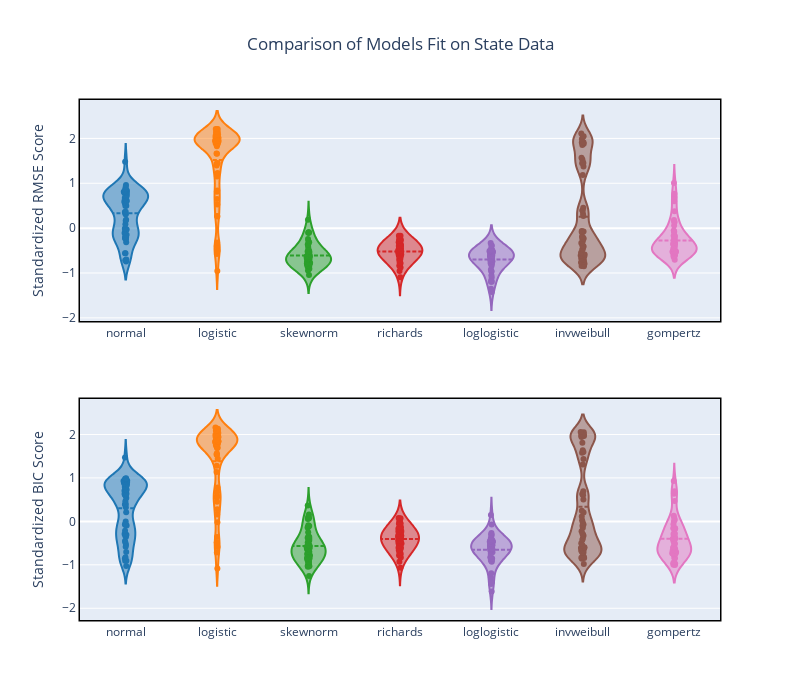

The cell this chart's notebook holds for it:
### Markdown cell above
Clearly, different models do better for different regions. We can get a sense of how good each model is by plotting the distribution of scores with a [violin plot](https://en.wikipedia.org/wiki/Violin_plot).

### Code cell
cols = pc.DEFAULT_PLOTLY_COLORS


fig = make_subplots(rows=2, cols=1)
rmse = compare_models(state_info,'rmse')
bic = compare_models(state_info,'bic')
label = '%{customdata}: %{y:.2f}<extra></extra>'

for i,m in enumerate(rmse.columns):
    fig.add_trace(go.Violin(y=rmse[m], name=m, box_visible=False, meanline_visible=True, bandwidth=0.2,
                            hoveron='points', customdata = rmse.index.values,hovertemplate=label,
                            points='all',jitter=0.1,pointpos=0,line_color=cols[i]),row=1,col=1)
    
    fig.add_trace(go.Violin(y=bic[m],name=m,box_visible=False,meanline_visible=True, bandwidth=0.2,
                            hoveron='points', customdata = rmse.index.values,hovertemplate=label,
                            points='all',jitter=0.1,pointpos=0,line_color=cols[i]),row=2,col=1)
    

fig.update_layout(width=800,height=700,title_text="Comparison of Models Fit on State Data",title_x=0.5,showlegend=False)
fig.update_xaxes(showline=True, linewidth=1.5, linecolor='black', mirror=True)
fig.update_yaxes(showline=True, linewidth=1.5, linecolor='black', mirror=True)
fig.update_yaxes(title="Standardized RMSE Score",row=1,col=1)
fig.update_yaxes(title="Standardized BIC Score",row=2,col=1)
fig.show()

### Figure 1 — Plotly figure (JSON) as saved in the notebook; plotly's stock layout.template omitted (floating-point values rounded to 4 significant figures)
{"data": [{"bandwidth": 0.2, "box": {"visible": false}, "customdata": ["NY", "NJ", "MA", "IL", "CA", "OH", "MI", "PA", "IA", "FL", "CT", "LA", "GA", "TX", "MD", "IN", "VA", "WA", "CO", "NE", "RI", "NC", "TN", "MS", "MO", "AL", "AZ", "WI", "DE", "SC", "MN", "ND", "KY", "NV", "DC", "UT", "AR", "OK", "NM", "KS", "SD", "OR", "ID", "NH", "PR", "WV", "ME", "VT", "HI", "MT", "AK", "WY", "GU"], "hoveron": "points", "hovertemplate": "%{customdata}: %{y:.2f}<extra></extra>", "jitter": 0.1, "line": {"color": "rgb(31, 119, 180)"}, "meanline": {"visible": true}, "name": "normal", "pointpos": 0, "points": "all", "type": "violin", "xaxis": "x", "y": [0.6076, 0.8724, -0.009731, 0.4921, 0.6591, 0.1664, -0.1467, 0.3071, -0.3149, 0.7875, 0.4973, 0.9601, 0.3146, -0.02889, -0.5616, 0.811, -0.2089, -0.2195, 0.7413, -0.2292, -0.2448, 0.6012, 0.8604, 0.5209, 0.7293, -0.7156, 0.8084, 0.8318, -0.07671, 0.6346, 0.3627, -0.1796, -0.01623, 0.8335, 0.3586, 0.8194, 0.5586, 0.84, -0.5623, 0.7002, 0.1891, 0.797, 1.478, 0.6141, -0.111, 0.6733, 0.5783, -0.6973, -0.2405, 0.924, 0.7912, 0.08586, -0.7448], "yaxis": "y"}, {"bandwidth": 0.2, "box": {"visible": false}, "customdata": ["NY", "NJ", "MA", "IL", "CA", "OH", "MI", "PA", "IA", "FL", "CT", "LA", "GA", "TX", "MD", "IN", "VA", "WA", "CO", "NE", "RI", "NC", "TN", "MS", "MO", "AL", "AZ", "WI", "DE", "SC", "MN", "ND", "KY", "NV", "DC", "UT", "AR", "OK", "NM", "KS", "SD", "OR", "ID", "NH", "PR", "WV", "ME", "VT", "HI", "MT", "AK", "WY", "GU"], "hoveron": "points", "hovertemplate": "%{customdata}: %{y:.2f}<extra></extra>", "jitter": 0.1, "line": {"color": "rgb(31, 119, 180)"}, "meanline": {"visible": true}, "name": "normal", "pointpos": 0, "points": "all", "type": "violin", "xaxis": "x2", "y": [0.8184, 0.9906, -0.07085, 0.7256, 0.7363, -0.08575, -0.09269, 0.3901, -0.4885, 0.9289, 0.4658, 0.8455, 0.3243, -0.0543, -0.7072, 0.9538, -0.3085, -0.2129, 0.8511, -0.5392, -0.3377, 0.7788, 0.98, 0.6365, 0.9029, -0.9035, 0.928, 0.9794, -0.4541, 0.5913, 0.3874, -0.5866, -0.3537, 0.9647, 0.3978, 0.9069, 0.5377, 0.9596, -0.828, 0.792, 0.2125, 0.8773, 1.472, 0.6333, -1.03, 0.7028, 0.6126, -0.8518, -0.2923, 0.9356, 0.9217, -0.002397, -0.9089], "yaxis": "y2"}, {"bandwidth": 0.2, "box": {"visible": false}, "customdata": ["NY", "NJ", "MA", "IL", "CA", "OH", "MI", "PA", "IA", "FL", "CT", "LA", "GA", "TX", "MD", "IN", "VA", "WA", "CO", "NE", "RI", "NC", "TN", "MS", "MO", "AL", "AZ", "WI", "DE", "SC", "MN", "ND", "KY", "NV", "DC", "UT", "AR", "OK", "NM", "KS", "SD", "OR", "ID", "NH", "PR", "WV", "ME", "VT", "HI", "MT", "AK", "WY", "GU"], "hoveron": "points", "hovertemplate": "%{customdata}: %{y:.2f}<extra></extra>", "jitter": 0.1, "line": {"color": "rgb(255, 127, 14)"}, "meanline": {"visible": true}, "name": "logistic", "pointpos": 0, "points": "all", "type": "violin", "xaxis": "x", "y": [2.018, 1.823, 2.201, 2.094, 1.993, 1.869, 1.656, 1.98, 0.8388, 1.948, 2.089, 0.259, 2.144, 2.059, 1.395, 1.889, 2.157, -0.5037, 1.957, 1.455, -0.5744, 2.045, 1.88, 1.94, 1.993, 0.6486, 1.861, 1.912, 2.208, 2.008, 1.945, 1.228, 2.21, 1.913, 2.126, 1.889, 1.884, 1.922, 0.811, 1.965, -0.9543, 1.938, 1.442, 2.021, 1.151, 2.015, 2.058, -0.3207, 0.2722, 1.661, 1.946, 0.5278, -0.396], "yaxis": "y"}, {"bandwidth": 0.2, "box": {"visible": false}, "customdata": ["NY", "NJ", "MA", "IL", "CA", "OH", "MI", "PA", "IA", "FL", "CT", "LA", "GA", "TX", "MD", "IN", "VA", "WA", "CO", "NE", "RI", "NC", "TN", "MS", "MO", "AL", "AZ", "WI", "DE", "SC", "MN", "ND", "KY", "NV", "DC", "UT", "AR", "OK", "NM", "KS", "SD", "OR", "ID", "NH", "PR", "WV", "ME", "VT", "HI", "MT", "AK", "WY", "GU"], "hoveron": "points", "hovertemplate": "%{customdata}: %{y:.2f}<extra></extra>", "jitter": 0.1, "line": {"color": "rgb(255, 127, 14)"}, "meanline": {"visible": true}, "name": "logistic", "pointpos": 0, "points": "all", "type": "violin", "xaxis": "x2", "y": [1.842, 1.565, 2.162, 1.976, 1.935, 1.695, 1.532, 1.837, 0.6682, 1.836, 2.096, 0.1579, 2.112, 1.956, 1.28, 1.718, 2.08, -0.5901, 1.872, 1.134, -0.7155, 1.949, 1.755, 1.7, 1.893, 0.5549, 1.69, 1.781, 2.095, 1.98, 1.749, 0.7801, 2.131, 1.798, 2.085, 1.792, 1.797, 1.835, 0.5805, 1.894, -1.083, 1.87, 1.441, 2.003, -0.01761, 1.995, 2.032, -0.3612, 0.2776, 1.539, 1.844, 0.4529, -0.485], "yaxis": "y2"}, {"bandwidth": 0.2, "box": {"visible": false}, "customdata": ["NY", "NJ", "MA", "IL", "CA", "OH", "MI", "PA", "IA", "FL", "CT", "LA", "GA", "TX", "MD", "IN", "VA", "WA", "CO", "NE", "RI", "NC", "TN", "MS", "MO", "AL", "AZ", "WI", "DE", "SC", "MN", "ND", "KY", "NV", "DC", "UT", "AR", "OK", "NM", "KS", "SD", "OR", "ID", "NH", "PR", "WV", "ME", "VT", "HI", "MT", "AK", "WY", "GU"], "hoveron": "points", "hovertemplate": "%{customdata}: %{y:.2f}<extra></extra>", "jitter": 0.1, "line": {"color": "rgb(44, 160, 44)"}, "meanline": {"visible": true}, "name": "skewnorm", "pointpos": 0, "points": "all", "type": "violin", "xaxis": "x", "y": [-0.4725, -0.9436, -0.4207, -0.6617, -0.7994, -0.1022, -0.601, -0.7852, -0.3149, -0.7969, -0.6242, -0.5211, -0.6415, -0.6263, -0.6991, -0.8496, -0.5701, -0.3603, -0.8146, -0.3653, -0.2448, -0.6747, -0.8605, -0.09563, -0.5815, -0.7185, -0.682, -0.8265, -0.6645, -0.7626, -0.1034, -0.287, -0.5484, -0.8415, -0.7732, -0.9025, -0.09219, -0.7784, -0.6221, -0.7025, 0.1891, -0.8479, -0.5129, -0.7947, -1.045, -0.6997, -0.6443, -0.6973, -0.6126, -0.8323, -0.6092, -0.6697, -0.7448], "yaxis": "y"}, {"bandwidth": 0.2, "box": {"visible": false}, "customdata": ["NY", "NJ", "MA", "IL", "CA", "OH", "MI", "PA", "IA", "FL", "CT", "LA", "GA", "TX", "MD", "IN", "VA", "WA", "CO", "NE", "RI", "NC", "TN", "MS", "MO", "AL", "AZ", "WI", "DE", "SC", "MN", "ND", "KY", "NV", "DC", "UT", "AR", "OK", "NM", "KS", "SD", "OR", "ID", "NH", "PR", "WV", "ME", "VT", "HI", "MT", "AK", "WY", "GU"], "hoveron": "points", "hovertemplate": "%{customdata}: %{y:.2f}<extra></extra>", "jitter": 0.1, "line": {"color": "rgb(44, 160, 44)"}, "meanline": {"visible": true}, "name": "skewnorm", "pointpos": 0, "points": "all", "type": "violin", "xaxis": "x2", "y": [-0.4031, -1.257, -0.3394, -0.7862, -0.8781, 0.1577, -0.5493, -0.8478, -0.1288, -0.9362, -0.5881, -0.3796, -0.6426, -0.6033, -0.6214, -1.034, -0.5278, -0.2529, -0.9269, -0.1044, -0.08769, -0.7602, -1.025, 0.1143, -0.5958, -0.62, -0.6971, -1.002, -0.4846, -0.7482, 0.07119, 0.0558, -0.3618, -1.005, -0.8432, -1.042, 0.08821, -0.8832, -0.4241, -0.7385, 0.3658, -0.9512, -0.4439, -0.837, -0.1387, -0.7083, -0.6394, -0.6854, -0.5558, -0.8504, -0.6166, -0.5752, -0.6934], "yaxis": "y2"}, {"bandwidth": 0.2, "box": {"visible": false}, "customdata": ["NY", "NJ", "MA", "IL", "CA", "OH", "MI", "PA", "IA", "FL", "CT", "LA", "GA", "TX", "MD", "IN", "VA", "WA", "CO", "NE", "RI", "NC", "TN", "MS", "MO", "AL", "AZ", "WI", "DE", "SC", "MN", "ND", "KY", "NV", "DC", "UT", "AR", "OK", "NM", "KS", "SD", "OR", "ID", "NH", "PR", "WV", "ME", "VT", "HI", "MT", "AK", "WY", "GU"], "hoveron": "points", "hovertemplate": "%{customdata}: %{y:.2f}<extra></extra>", "jitter": 0.1, "line": {"color": "rgb(214, 39, 40)"}, "meanline": {"visible": true}, "name": "richards", "pointpos": 0, "points": "all", "type": "violin", "xaxis": "x", "y": [-0.6118, -0.1898, -0.5389, -0.4904, -0.3162, -0.3994, -0.6651, -0.7058, -0.5508, -0.5254, -0.3999, -1.096, -0.5441, -0.6305, -0.7854, -0.246, -0.5878, -0.6892, -0.3457, -0.5786, -0.8379, -0.4092, -0.315, -0.2337, -0.5168, -0.566, -0.1684, -0.3664, -0.5376, -0.5731, -0.2734, -0.5487, -0.5223, -0.3954, -0.4961, -0.2774, -0.1694, -0.45, -0.8385, -0.2774, -0.9543, -0.4708, -0.5235, -0.3515, -0.7823, -0.4567, -0.4976, -0.4503, -0.7655, -0.769, -0.6041, -0.8782, -0.396], "yaxis": "y"}, {"bandwidth": 0.2, "box": {"visible": false}, "customdata": ["NY", "NJ", "MA", "IL", "CA", "OH", "MI", "PA", "IA", "FL", "CT", "LA", "GA", "TX", "MD", "IN", "VA", "WA", "CO", "NE", "RI", "NC", "TN", "MS", "MO", "AL", "AZ", "WI", "DE", "SC", "MN", "ND", "KY", "NV", "DC", "UT", "AR", "OK", "NM", "KS", "SD", "OR", "ID", "NH", "PR", "WV", "ME", "VT", "HI", "MT", "AK", "WY", "GU"], "hoveron": "points", "hovertemplate": "%{customdata}: %{y:.2f}<extra></extra>", "jitter": 0.1, "line": {"color": "rgb(214, 39, 40)"}, "meanline": {"visible": true}, "name": "richards", "pointpos": 0, "points": "all", "type": "violin", "xaxis": "x2", "y": [-0.6456, 0.07465, -0.4975, -0.469, -0.2008, -0.1863, -0.6413, -0.7274, -0.385, -0.4881, -0.2921, -1.069, -0.5078, -0.6091, -0.7283, -0.05439, -0.5515, -0.7181, -0.2341, -0.3333, -0.785, -0.3302, -0.171, -0.04996, -0.4905, -0.4412, 0.03748, -0.2396, -0.326, -0.4991, -0.1243, -0.2113, -0.3289, -0.2895, -0.4484, -0.1379, -0.002293, -0.3769, -0.6638, -0.1472, -0.9294, -0.4037, -0.4578, -0.2403, 0.07784, -0.3795, -0.4392, -0.357, -0.7582, -0.7612, -0.6086, -0.8307, -0.2695], "yaxis": "y2"}, {"bandwidth": 0.2, "box": {"visible": false}, "customdata": ["NY", "NJ", "MA", "IL", "CA", "OH", "MI", "PA", "IA", "FL", "CT", "LA", "GA", "TX", "MD", "IN", "VA", "WA", "CO", "NE", "RI", "NC", "TN", "MS", "MO", "AL", "AZ", "WI", "DE", "SC", "MN", "ND", "KY", "NV", "DC", "UT", "AR", "OK", "NM", "KS", "SD", "OR", "ID", "NH", "PR", "WV", "ME", "VT", "HI", "MT", "AK", "WY", "GU"], "hoveron": "points", "hovertemplate": "%{customdata}: %{y:.2f}<extra></extra>", "jitter": 0.1, "line": {"color": "rgb(148, 103, 189)"}, "meanline": {"visible": true}, "name": "loglogistic", "pointpos": 0, "points": "all", "type": "violin", "xaxis": "x", "y": [-0.744, -0.616, -0.6269, -0.5313, -0.5138, -1.423, -0.7871, -0.6387, -0.9656, -0.497, -0.5335, -1.194, -0.4946, -0.6822, -0.7213, -0.6232, -0.5275, -0.7119, -0.5374, -1.05, -0.7763, -0.5643, -0.5711, -1.102, -0.6283, -0.7407, -0.805, -0.5763, -0.3334, -0.5343, -1.352, -1.195, -0.5122, -0.5049, -0.3877, -0.5551, -1.16, -0.514, -0.7036, -0.6421, -0.9543, -0.48, -0.6834, -0.4948, -0.6998, -0.5276, -0.6048, -0.4692, -0.836, -0.6717, -0.6356, -0.9227, -0.396], "yaxis": "y"}, {"bandwidth": 0.2, "box": {"visible": false}, "customdata": ["NY", "NJ", "MA", "IL", "CA", "OH", "MI", "PA", "IA", "FL", "CT", "LA", "GA", "TX", "MD", "IN", "VA", "WA", "CO", "NE", "RI", "NC", "TN", "MS", "MO", "AL", "AZ", "WI", "DE", "SC", "MN", "ND", "KY", "NV", "DC", "UT", "AR", "OK", "NM", "KS", "SD", "OR", "ID", "NH", "PR", "WV", "ME", "VT", "HI", "MT", "AK", "WY", "GU"], "hoveron": "points", "hovertemplate": "%{customdata}: %{y:.2f}<extra></extra>", "jitter": 0.1, "line": {"color": "rgb(148, 103, 189)"}, "meanline": {"visible": true}, "name": "loglogistic", "pointpos": 0, "points": "all", "type": "violin", "xaxis": "x2", "y": [-0.9028, -0.5544, -0.6177, -0.5411, -0.4659, -1.443, -0.8239, -0.6286, -0.8541, -0.4449, -0.467, -1.192, -0.4405, -0.6802, -0.6487, -0.6177, -0.4712, -0.7525, -0.5019, -0.8526, -0.7088, -0.5736, -0.5406, -1.396, -0.6745, -0.6464, -0.9093, -0.5604, -0.07391, -0.4489, -1.616, -0.8879, -0.3163, -0.4497, -0.3016, -0.5127, -1.289, -0.4697, -0.5137, -0.6492, -0.9294, -0.4163, -0.6728, -0.4274, 0.1457, -0.4737, -0.5848, -0.3813, -0.8544, -0.6277, -0.6583, -0.8864, -0.2695], "yaxis": "y2"}, {"bandwidth": 0.2, "box": {"visible": false}, "customdata": ["NY", "NJ", "MA", "IL", "CA", "OH", "MI", "PA", "IA", "FL", "CT", "LA", "GA", "TX", "MD", "IN", "VA", "WA", "CO", "NE", "RI", "NC", "TN", "MS", "MO", "AL", "AZ", "WI", "DE", "SC", "MN", "ND", "KY", "NV", "DC", "UT", "AR", "OK", "NM", "KS", "SD", "OR", "ID", "NH", "PR", "WV", "ME", "VT", "HI", "MT", "AK", "WY", "GU"], "hoveron": "points", "hovertemplate": "%{customdata}: %{y:.2f}<extra></extra>", "jitter": 0.1, "line": {"color": "rgb(140, 86, 75)"}, "meanline": {"visible": true}, "name": "invweibull", "pointpos": 0, "points": "all", "type": "violin", "xaxis": "x", "y": [-0.1851, -0.7565, -0.06571, -0.4071, -0.6924, 0.3161, 1.185, 0.3956, 1.88, -0.3897, -0.6286, 1.447, -0.2346, 0.4551, 1.451, -0.7355, 0.2703, 2.108, -0.655, 1.376, 1.913, -0.5889, -0.6787, -0.796, -0.4787, 1.91, -0.8452, -0.6079, -0.07324, -0.1998, -0.229, 1.531, -0.08846, -0.6091, -0.3319, -0.6958, -0.8514, -0.5669, 1.854, -0.7661, 1.476, -0.4653, -0.6765, -0.6428, 1.57, -0.5479, -0.3922, 2.035, 2.047, 0.3925, -0.2844, 1.908, 1.985], "yaxis": "y"}, {"bandwidth": 0.2, "box": {"visible": false}, "customdata": ["NY", "NJ", "MA", "IL", "CA", "OH", "MI", "PA", "IA", "FL", "CT", "LA", "GA", "TX", "MD", "IN", "VA", "WA", "CO", "NE", "RI", "NC", "TN", "MS", "MO", "AL", "AZ", "WI", "DE", "SC", "MN", "ND", "KY", "NV", "DC", "UT", "AR", "OK", "NM", "KS", "SD", "OR", "ID", "NH", "PR", "WV", "ME", "VT", "HI", "MT", "AK", "WY", "GU"], "hoveron": "points", "hovertemplate": "%{customdata}: %{y:.2f}<extra></extra>", "jitter": 0.1, "line": {"color": "rgb(140, 86, 75)"}, "meanline": {"visible": true}, "name": "invweibull", "pointpos": 0, "points": "all", "type": "violin", "xaxis": "x2", "y": [0.02722, -0.8225, 0.1124, -0.3284, -0.7194, 0.6274, 1.309, 0.6317, 1.957, -0.287, -0.5939, 1.597, -0.09916, 0.6939, 1.581, -0.8151, 0.5019, 2.06, -0.6764, 1.639, 1.941, -0.6142, -0.7112, -0.8439, -0.4303, 1.967, -0.9828, -0.6122, 0.2419, -0.02828, -0.07236, 1.812, 0.2064, -0.6107, -0.2276, -0.7179, -0.8605, -0.5484, 2.016, -0.8346, 1.436, -0.3963, -0.6634, -0.6263, 1.969, -0.5009, -0.2994, 1.998, 2.051, 0.6014, -0.1454, 1.991, 1.97], "yaxis": "y2"}, {"bandwidth": 0.2, "box": {"visible": false}, "customdata": ["NY", "NJ", "MA", "IL", "CA", "OH", "MI", "PA", "IA", "FL", "CT", "LA", "GA", "TX", "MD", "IN", "VA", "WA", "CO", "NE", "RI", "NC", "TN", "MS", "MO", "AL", "AZ", "WI", "DE", "SC", "MN", "ND", "KY", "NV", "DC", "UT", "AR", "OK", "NM", "KS", "SD", "OR", "ID", "NH", "PR", "WV", "ME", "VT", "HI", "MT", "AK", "WY", "GU"], "hoveron": "points", "hovertemplate": "%{customdata}: %{y:.2f}<extra></extra>", "jitter": 0.1, "line": {"color": "rgb(227, 119, 194)"}, "meanline": {"visible": true}, "name": "gompertz", "pointpos": 0, "points": "all", "type": "violin", "xaxis": "x", "y": [-0.6119, -0.1899, -0.5391, -0.4958, -0.3306, -0.4267, -0.6405, -0.553, -0.5726, -0.526, -0.4, 0.1451, -0.5441, -0.546, -0.07913, -0.2462, -0.5326, 0.3763, -0.3458, -0.6071, 0.7649, -0.4093, -0.315, -0.234, -0.5169, 0.1819, -0.1685, -0.3665, -0.5223, -0.5731, -0.35, -0.5492, -0.5222, -0.3954, -0.4961, -0.2774, -0.1695, -0.453, 0.0615, -0.2775, 1.008, -0.4708, -0.5237, -0.3516, -0.08256, -0.4567, -0.4976, 0.5996, 0.1356, -0.7048, -0.6042, -0.05106, 0.6923], "yaxis": "y"}, {"bandwidth": 0.2, "box": {"visible": false}, "customdata": ["NY", "NJ", "MA", "IL", "CA", "OH", "MI", "PA", "IA", "FL", "CT", "LA", "GA", "TX", "MD", "IN", "VA", "WA", "CO", "NE", "RI", "NC", "TN", "MS", "MO", "AL", "AZ", "WI", "DE", "SC", "MN", "ND", "KY", "NV", "DC", "UT", "AR", "OK", "NM", "KS", "SD", "OR", "ID", "NH", "PR", "WV", "ME", "VT", "HI", "MT", "AK", "WY", "GU"], "hoveron": "points", "hovertemplate": "%{customdata}: %{y:.2f}<extra></extra>", "jitter": 0.1, "line": {"color": "rgb(227, 119, 194)"}, "meanline": {"visible": true}, "name": "gompertz", "pointpos": 0, "points": "all", "type": "violin", "xaxis": "x2", "y": [-0.7363, 0.002901, -0.7494, -0.5763, -0.4075, -0.7651, -0.734, -0.6554, -0.7688, -0.609, -0.6212, 0.04001, -0.7467, -0.7025, -0.1555, -0.1503, -0.7228, 0.4666, -0.384, -0.9431, 0.6941, -0.4494, -0.2871, -0.1607, -0.6048, 0.08875, -0.06576, -0.3453, -0.9988, -0.8471, -0.3949, -0.9626, -0.9763, -0.4083, -0.6622, -0.2891, -0.2707, -0.5168, -0.1671, -0.3165, 0.9274, -0.5797, -0.6755, -0.5049, -1.007, -0.6357, -0.6813, 0.6382, 0.1321, -0.8363, -0.7372, -0.1497, 0.6559], "yaxis": "y2"}], "layout": {"height": 700, "showlegend": false, "title": {"text": "Comparison of Models Fit on State Data", "x": 0.5}, "width": 800, "xaxis": {"anchor": "y", "domain": [0, 1], "linecolor": "black", "linewidth": 1.5, "mirror": true, "showline": true}, "xaxis2": {"anchor": "y2", "domain": [0, 1], "linecolor": "black", "linewidth": 1.5, "mirror": true, "showline": true}, "yaxis": {"anchor": "x", "domain": [0.575, 1], "linecolor": "black", "linewidth": 1.5, "mirror": true, "showline": true, "title": {"text": "Standardized RMSE Score"}}, "yaxis2": {"anchor": "x2", "domain": [0, 0.425], "linecolor": "black", "linewidth": 1.5, "mirror": true, "showline": true, "title": {"text": "Standardized BIC Score"}}}}
